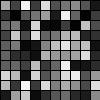
Frame 1 (no input)
Frame 60 (the mouse pressed at the canvas centre just before this capture): identical to frame 1, image omitted
Frame 120 (the mouse held since frame 60 and released just before this capture): identical to frame 1, image omitted

The Processing sketch that drew this single still picture (run headless with seeded random() and noise(); from frame 60 on, the mouse is pressed at the canvas centre):

// Processing sketch: object2
// ── object2.pde
Rectangle r1, r2;
Rectangle[] rs;
void setup() {
  int gridNum = 100;
  rs = new Rectangle[gridNum];
  int gridW = width/10;
  for (int i = 0 ; i < gridNum ; i++) {
     rs[i] = new Rectangle(color((int) random(255)), (i%10)*gridW, (i/10)*gridW,gridW, gridW);  
  }
  r1 = new Rectangle();
  r2 = new Rectangle(color(255,0,0), width/2, height/2, 50, 50);
}

void draw() {
  /*
  r1.y +=1;
  background(255);
  r1.draw();
  r2.x -=1;
  r2.col = color((int) random(0,255), 0,0);
  r2.draw();
  */
  for (int i = 0 ; i < rs.length ; i++) {
     rs[i].draw();  
  }
}

// ── Rectangle.pde
class Rectangle {
  color col;
  int x, y;
  int w, h;

  Rectangle(color _col, int _x, int _y, int _w, int _h) {
    col = _col;
    x = _x;
    y = _y;
    w = _w;
    h = _h;
  }

  Rectangle() {
    col = color(255);
    x= 0;
    y = 0;
    w = 10;
    h = 10;
  }
  
  void draw() {
    fill(col);
    rect(x,y,w,h);
  }
}
